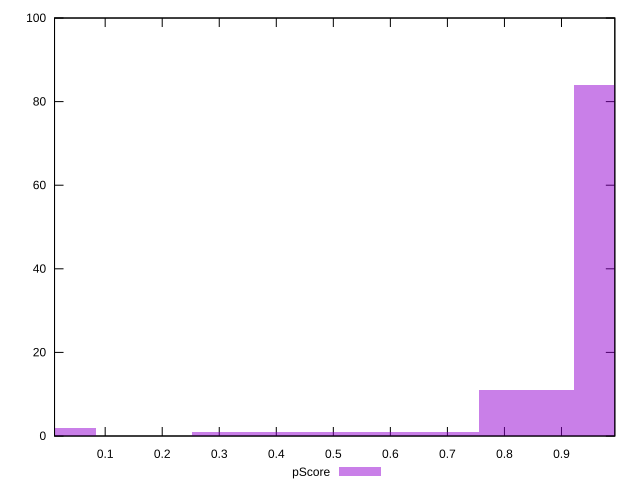

Source code (gnuplot):
reset

$pScore <<EOF
1.0064352516415087 84
0.5032176258207544 1
0 2
0.8386960430345904 11
0.6709568344276724 1
0.3354784172138362 1
EOF

set key outside below
set boxwidth 0.1677392086069181
set xrange [0.011213598953540072:0.9935165951948481]
set yrange [0:100]
set trange [0:100]
set style fill transparent solid 0.5 noborder
set terminal svg size 640, 490 enhanced background rgb 'white'
set output "reports/report_00028_2021-02-24T12-49-42.674Z/largest-contentful-paint/samples/music/pScore/histogram.svg"

plot $pScore title "pScore" with boxes

reset
